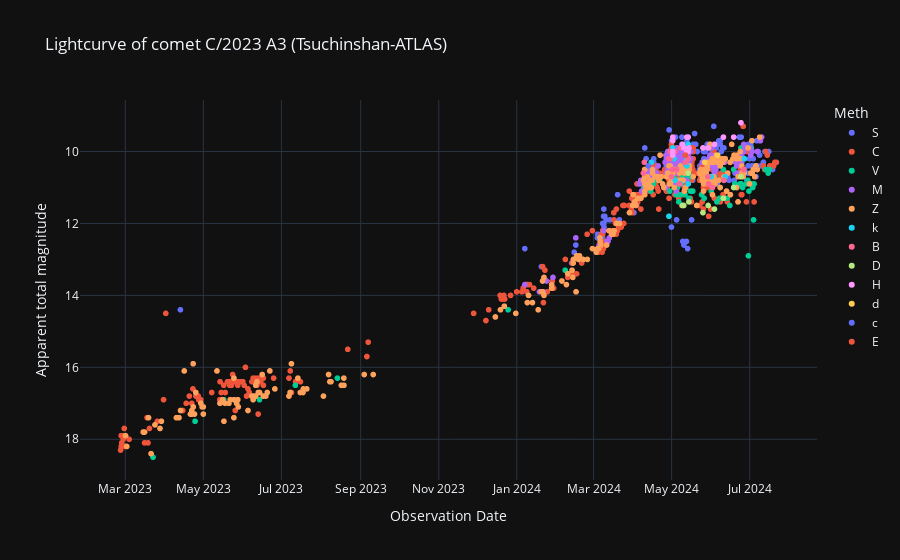

Write notebook code for a chart like this one.
### Code cell
# Gráfica del los datos
labels = {'obs_date':'Observation Date','magnitude':'Apparent total magnitude', 'obs_method':'Meth'}
fig = px.scatter(cometa_df, x='obs_date', y='magnitude', color='obs_method', template= 'plotly_dark', labels= labels, title='Lightcurve of comet C/2023 A3 (Tsuchinshan-ATLAS)')
fig.update_yaxes(autorange="reversed")
fig.show()

### Figure 1 — Plotly figure (JSON) as saved in the notebook; plotly's stock layout.template omitted (floating-point values rounded to 4 significant figures; data arrays with more than 128 entries replaced by an {"elided": "..."} marker saying what was removed)
{"data": [{"hovertemplate": "Meth=S<br>Observation Date=%{x}<br>Apparent total magnitude=%{y}<extra></extra>", "legendgroup": "S", "marker": {"color": "#636efa", "symbol": "circle"}, "mode": "markers", "name": "S", "showlegend": true, "type": "scattergl", "x": {"elided": "182 str values"}, "xaxis": "x", "y": {"elided": "182 float values"}, "yaxis": "y"}, {"hovertemplate": "Meth=C<br>Observation Date=%{x}<br>Apparent total magnitude=%{y}<extra></extra>", "legendgroup": "C", "marker": {"color": "#EF553B", "symbol": "circle"}, "mode": "markers", "name": "C", "showlegend": true, "type": "scattergl", "x": {"elided": "322 str values"}, "xaxis": "x", "y": {"elided": "322 float values"}, "yaxis": "y"}, {"hovertemplate": "Meth=V<br>Observation Date=%{x}<br>Apparent total magnitude=%{y}<extra></extra>", "legendgroup": "V", "marker": {"color": "#00cc96", "symbol": "circle"}, "mode": "markers", "name": "V", "showlegend": true, "type": "scattergl", "x": ["2024-07-16T11:16:00", "2024-07-15T11:16:00", "2024-07-13T11:16:00", "2024-07-04T11:02:24", "2024-07-04T00:39:00", "2024-07-03T11:02:24", "2024-07-02T11:02:24", "2024-07-02T04:33:35", "2024-06-30T11:02:24", "2024-06-30T00:33:00", "2024-06-29T11:02:24", "2024-06-28T11:02:24", "2024-06-26T22:04:48", "2024-06-25T11:31:12", "2024-06-24T11:02:24", "2024-06-24T05:02:24", "2024-06-23T11:16:47", "2024-06-20T11:02:24", "2024-06-19T11:16:47", "2024-06-18T11:45:00", "2024-06-15T11:31:12", "2024-06-13T11:02:24", "2024-06-10T12:00:00", "2024-06-07T11:45:36", "2024-06-05T11:02:24", "2024-06-03T12:00:00", "2024-05-31T22:33:36", "2024-05-29T13:12:00", "2024-05-26T11:45:35", "2024-05-25T12:00:00", "2024-05-24T11:02:24", "2024-05-17T13:40:48", "2024-05-16T13:12:00", "2024-05-16T11:45:35", "2024-05-15T12:57:35", "2024-05-14T12:00:00", "2024-05-14T11:31:12", "2024-05-13T21:04:00", "2024-05-12T21:29:00", "2024-05-11T11:02:24", "2024-05-10T20:20:00", "2024-05-10T12:00:00", "2024-05-09T12:28:47", "2024-05-07T15:07:11", "2024-05-06T15:36:00", "2024-05-05T15:36:00", "2024-05-04T14:09:35", "2024-05-03T12:28:48", "2024-05-03T11:45:36", "2024-05-02T23:16:48", "2024-05-01T20:44:00", "2024-04-29T12:43:12", "2024-04-27T14:24:00", "2024-04-21T16:47:59", "2024-04-20T16:47:00", "2024-04-17T16:47:59", "2024-04-16T17:02:24", "2024-04-15T17:02:24", "2024-04-15T03:07:12", "2024-04-14T17:02:24", "2024-04-13T17:02:24", "2024-04-13T14:52:47", "2024-04-09T07:55:12", "2024-02-07T19:40:48", "2023-12-25T05:16:47", "2023-08-13T18:28:47", "2023-07-11T22:04:48", "2023-07-07T20:23:59", "2023-06-13T21:21:36", "2023-05-16T23:16:00", "2023-04-24T12:28:00", "2023-04-20T22:25:00", "2023-03-22T16:04:00"], "xaxis": "x", "y": [10.5, 10.6, 10.5, 10.9, 11.9, 11, 10.9, 9.9, 11.1, 12.9, 10.8, 10.9, 10.6, 11, 10.9, 9.9, 10.9, 11, 10.9, 10.5, 11.5, 11.3, 10.5, 11.3, 11.4, 10.7, 11.1, 10.7, 11.3, 10.8, 11.2, 11.1, 11.1, 10.7, 11.1, 10.7, 11.3, 10.1, 10.5, 11.2, 10.7, 10.8, 10.7, 11.2, 11.4, 11, 11.2, 10.5, 10.6, 10.7, 10.4, 11.1, 10.4, 10.8, 10.8, 10.8, 10.9, 10.8, 10.8, 11.1, 11, 10.7, 11, 13.3, 14.4, 16.3, 16.5, 16.7, 16.9, 16.9, 17.5, 17.3, 18.5], "yaxis": "y"}, {"hovertemplate": "Meth=M<br>Observation Date=%{x}<br>Apparent total magnitude=%{y}<extra></extra>", "legendgroup": "M", "marker": {"color": "#ab63fa", "symbol": "circle"}, "mode": "markers", "name": "M", "showlegend": true, "type": "scattergl", "x": {"elided": "160 str values"}, "xaxis": "x", "y": {"elided": "160 float values"}, "yaxis": "y"}, {"hovertemplate": "Meth=Z<br>Observation Date=%{x}<br>Apparent total magnitude=%{y}<extra></extra>", "legendgroup": "Z", "marker": {"color": "#FFA15A", "symbol": "circle"}, "mode": "markers", "name": "Z", "showlegend": true, "type": "scattergl", "x": {"elided": "278 str values"}, "xaxis": "x", "y": {"elided": "278 float values"}, "yaxis": "y"}, {"hovertemplate": "Meth=k<br>Observation Date=%{x}<br>Apparent total magnitude=%{y}<extra></extra>", "legendgroup": "k", "marker": {"color": "#19d3f3", "symbol": "circle"}, "mode": "markers", "name": "k", "showlegend": true, "type": "scattergl", "x": ["2024-06-26T22:04:48", "2024-06-11T21:36:00", "2024-06-10T21:36:00", "2024-05-31T22:33:36", "2024-05-13T22:04:48", "2024-05-13T21:20:00", "2024-05-13T21:15:00", "2024-05-12T22:25:00", "2024-05-12T22:20:00", "2024-05-12T21:49:00", "2024-05-12T21:44:00", "2024-05-07T21:07:11", "2024-05-03T21:35:59", "2024-05-02T23:02:24", "2024-05-01T21:20:00", "2024-05-01T21:13:00", "2024-04-28T21:50:24", "2024-04-15T03:07:12"], "xaxis": "x", "y": [10.2, 10.7, 10.8, 10.7, 10.9, 9.6, 9.8, 10, 10.2, 10.2, 10.4, 10.9, 10.8, 10.2, 9.9, 10.1, 11.8, 10.3], "yaxis": "y"}, {"hovertemplate": "Meth=B<br>Observation Date=%{x}<br>Apparent total magnitude=%{y}<extra></extra>", "legendgroup": "B", "marker": {"color": "#FF6692", "symbol": "circle"}, "mode": "markers", "name": "B", "showlegend": true, "type": "scattergl", "x": ["2024-06-26T11:31:00", "2024-06-10T22:33:35", "2024-06-01T22:33:36", "2024-05-29T22:19:11", "2024-05-29T11:16:47", "2024-05-13T20:50:00", "2024-05-11T21:40:00", "2024-05-07T20:15:00", "2024-05-06T22:48:00", "2024-05-04T22:08:00", "2024-05-03T14:38:23", "2024-05-01T12:50:00", "2024-04-30T23:45:35", "2024-04-30T22:19:11", "2024-04-29T21:15:00", "2024-04-29T21:00:00", "2024-04-28T21:00:00", "2024-04-09T16:47:59", "2024-04-08T21:36:00"], "xaxis": "x", "y": [10.5, 10.8, 11, 10.9, 10.7, 10.2, 10.3, 9.9, 10.9, 10.5, 10, 10.5, 10.7, 10.7, 10.2, 10, 10.2, 10.3, 10.6], "yaxis": "y"}, {"hovertemplate": "Meth=D<br>Observation Date=%{x}<br>Apparent total magnitude=%{y}<extra></extra>", "legendgroup": "D", "marker": {"color": "#B6E880", "symbol": "circle"}, "mode": "markers", "name": "D", "showlegend": true, "type": "scattergl", "x": ["2024-06-24T05:02:24", "2024-06-18T11:45:00", "2024-06-10T12:00:00", "2024-06-03T12:00:00", "2024-05-29T12:57:35", "2024-05-25T12:00:00", "2024-05-14T12:00:00", "2024-05-13T21:53:00", "2024-05-10T12:00:00", "2024-05-09T12:28:47"], "xaxis": "x", "y": [10.7, 11, 11.3, 11.6, 11.5, 11.7, 11.4, 10.6, 11.5, 11.5], "yaxis": "y"}, {"hovertemplate": "Meth=H<br>Observation Date=%{x}<br>Apparent total magnitude=%{y}<extra></extra>", "legendgroup": "H", "marker": {"color": "#FF97FF", "symbol": "circle"}, "mode": "markers", "name": "H", "showlegend": true, "type": "scattergl", "x": ["2024-06-24T05:02:24", "2024-06-18T11:45:00", "2024-06-10T12:00:00", "2024-06-03T11:45:36", "2024-05-29T13:12:00", "2024-05-25T12:00:00", "2024-05-14T12:14:23", "2024-05-13T21:30:00", "2024-05-13T21:26:00", "2024-05-12T22:06:00", "2024-05-12T22:01:00", "2024-05-10T12:00:00", "2024-05-09T12:28:47", "2024-05-01T22:27:00", "2024-05-01T22:22:00", "2024-05-01T21:43:00", "2024-05-01T21:38:00"], "xaxis": "x", "y": [9.2, 9.6, 9.6, 9.8, 9.9, 9.9, 9.9, 9.6, 10, 9.6, 10, 9.9, 9.8, 9.6, 10, 9.7, 10.1], "yaxis": "y"}, {"hovertemplate": "Meth=d<br>Observation Date=%{x}<br>Apparent total magnitude=%{y}<extra></extra>", "legendgroup": "d", "marker": {"color": "#FECB52", "symbol": "circle"}, "mode": "markers", "name": "d", "showlegend": true, "type": "scattergl", "x": ["2024-06-05T20:54:00", "2024-05-26T20:47:00"], "xaxis": "x", "y": [10.1, 10.3], "yaxis": "y"}, {"hovertemplate": "Meth=c<br>Observation Date=%{x}<br>Apparent total magnitude=%{y}<extra></extra>", "legendgroup": "c", "marker": {"color": "#636efa", "symbol": "circle"}, "mode": "markers", "name": "c", "showlegend": true, "type": "scattergl", "x": ["2024-05-16T14:00:00", "2024-05-13T13:00:00", "2024-05-12T14:00:00", "2024-05-10T15:15:00", "2024-05-09T16:30:00", "2024-05-04T20:42:00", "2024-04-30T21:03:00", "2024-04-12T19:55:00"], "xaxis": "x", "y": [11.9, 12.7, 12.5, 12.6, 12.5, 11.9, 12.1, 10.4], "yaxis": "y"}, {"hovertemplate": "Meth=E<br>Observation Date=%{x}<br>Apparent total magnitude=%{y}<extra></extra>", "legendgroup": "E", "marker": {"color": "#EF553B", "symbol": "circle"}, "mode": "markers", "name": "E", "showlegend": true, "type": "scattergl", "x": ["2024-05-11T20:30:00"], "xaxis": "x", "y": [10.1], "yaxis": "y"}], "layout": {"legend": {"title": {"text": "Meth"}, "tracegroupgap": 0}, "title": {"text": "Lightcurve of comet C/2023 A3 (Tsuchinshan-ATLAS)"}, "xaxis": {"anchor": "y", "domain": [0, 1], "title": {"text": "Observation Date"}}, "yaxis": {"anchor": "x", "autorange": "reversed", "domain": [0, 1], "title": {"text": "Apparent total magnitude"}}}}
